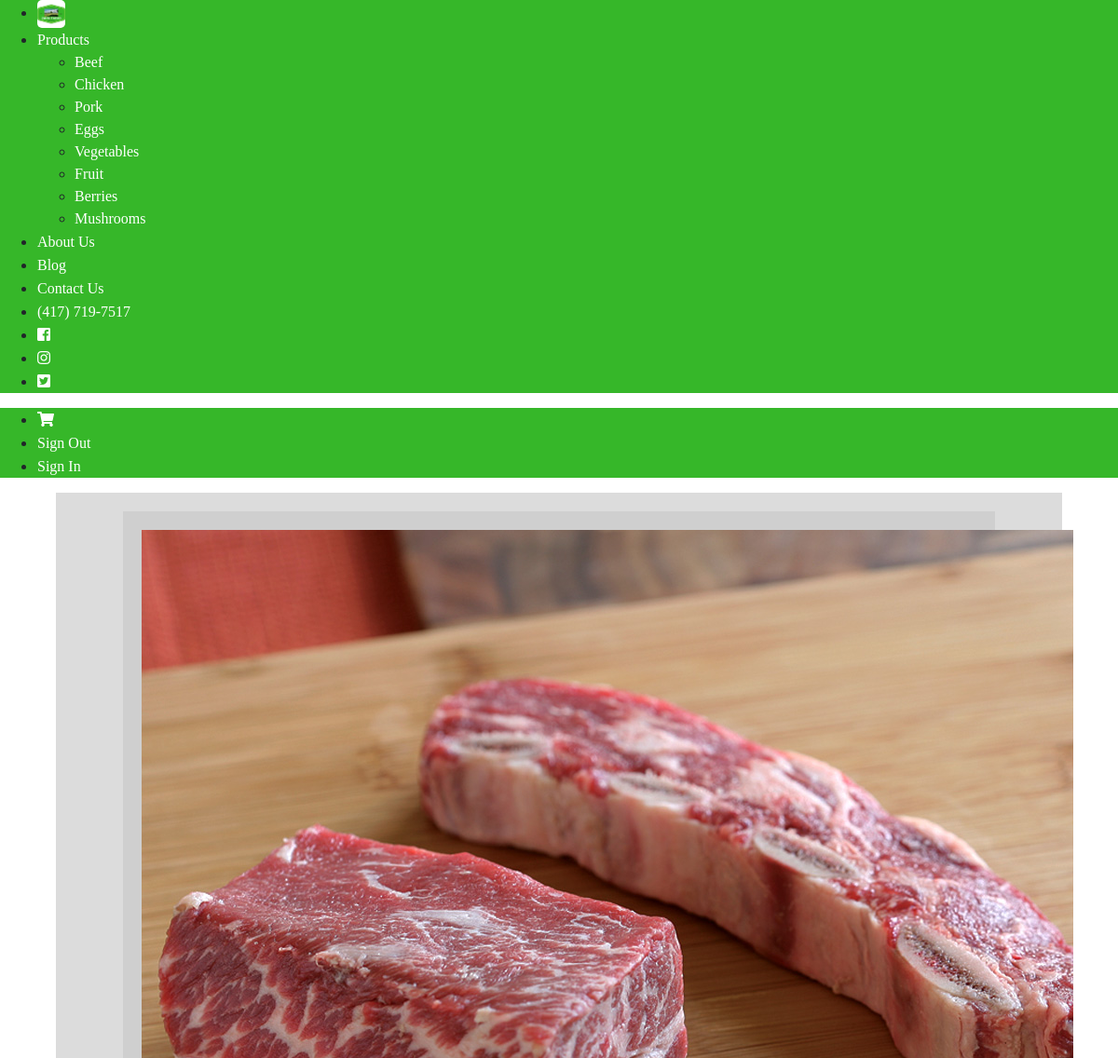
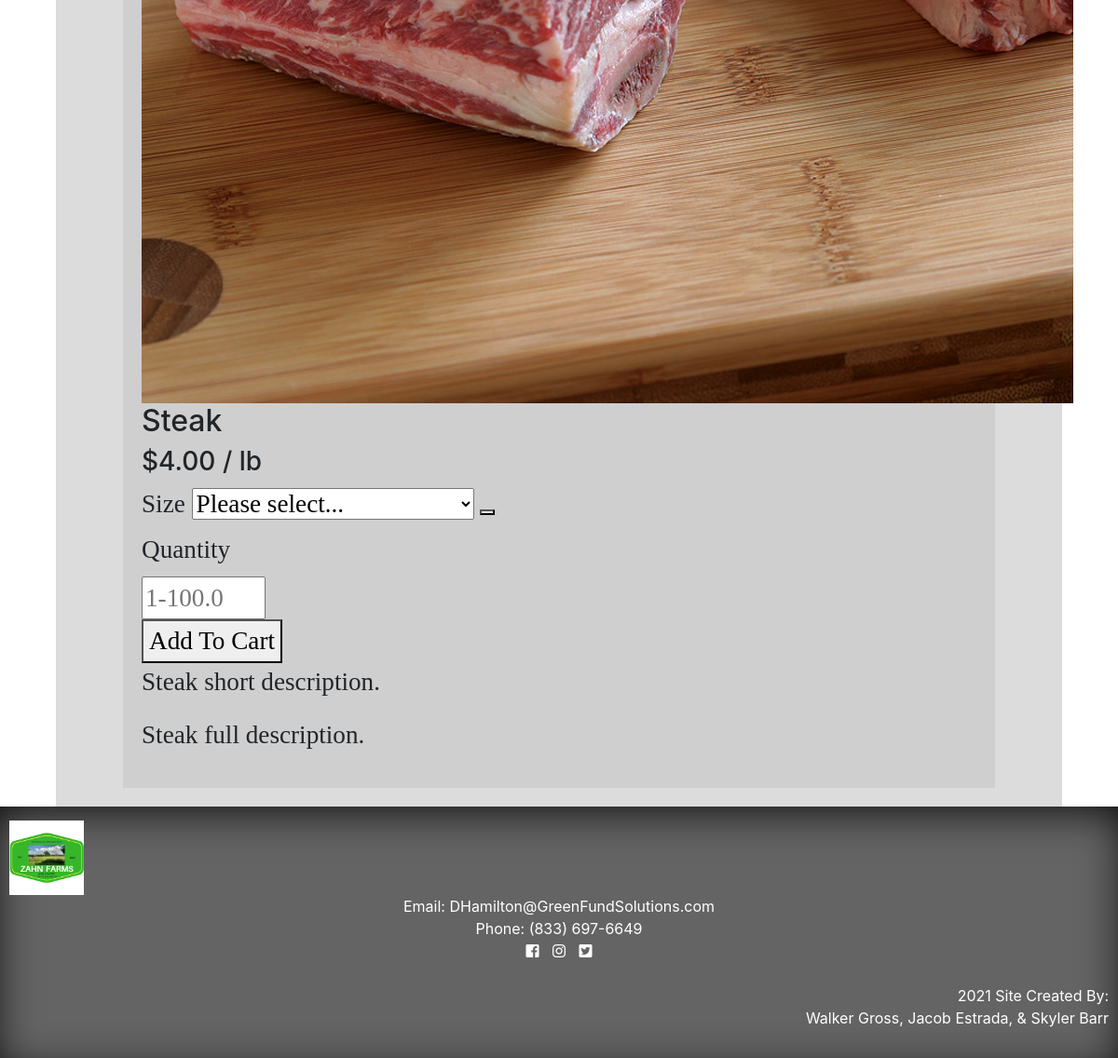
Page /product/?catID=41&prodID=4 on the committed database (2 pictures, top to bottom).
### tables this page shows
CREATE TABLE `categories` (
  `catID` int(11) NOT NULL,
  `catName` varchar(25) NOT NULL,
  `image` varchar(255) NOT NULL,
  `hide` tinyint(1) NOT NULL
);

CREATE TABLE `products` (
  `productID` int(11) NOT NULL,
  `productName` varchar(50) NOT NULL,
  `portionsID` int(11) NOT NULL,
  `price` decimal(10,2) DEFAULT NULL,
  `qty` decimal(10,1) DEFAULT NULL,
  `shortDesc` varchar(255) DEFAULT NULL,
  `fullDesc` varchar(255) DEFAULT NULL,
  `catID` int(11) NOT NULL,
  `image` varchar(255) NOT NULL,
  `sizeID` int(11) DEFAULT NULL,
  `outOfSeason` tinyint(1) NOT NULL,
  `hide` tinyint(1) NOT NULL
);

CREATE TABLE `portions` (
  `portionsID` int(11) NOT NULL,
  `portionsName` varchar(25) NOT NULL,
  `portionsDesc` varchar(10) DEFAULT NULL
);

### models/products_db.php (called while the page is built, shortened)
<?php
function getAllCategories(){
    global $db;
    $sql = "SELECT * FROM categories WHERE hide = 0";
    $qry = $db->query($sql);
    $aryCat = $qry->fetchAll();
    return $aryCat;
}
function prodByID($prodID){
    global $db;
    $sql = "select * from products where productID = $prodID";
    $qry = $db->query($sql);
    $product = $qry->fetch();
    return $product;
}
function portionByID($portionID){
    global $db;
    $sql = "SELECT * FROM `portions` WHERE `portionsID` = $portionID";
    $qry = $db->query($sql);
    $portion = $qry->fetch();
    return $portion;
}

### models/requests.php (called while the page is built, shortened)
<?php
$prodID = filter_input(INPUT_GET, "prodID");
?>

### product/product.php (the view, shortened to what this page needs)
<?php
$prod = prodByID($prodID);
$portion = portionByID($prod['portionsID']);
?>
<div class="uk-grid-small uk-flex-center uk-text-center content-container" style="width:90%; margin:auto" uk-grid>
  <div class="uk-card uk-card-default uk-width-1-2@s">
    <img src="../images/<?=$prod['image']?>" alt="<?=$prod['productName']?> Image">
  </div>
  <div class="uk-width-1-2@s">
    <h2>
      <?=$prod['productName']?>
    </h2>
    <h3 id="price">
      $<?=$prod['price']?> <?=$portion['portionsDesc']?>
    </h3>
    <form class="uk-form-stacked" action="product.php" method="get">
      <div class="uk-grid-small uk-child-width-1-1@m uk-flex-center uk-text-center" uk-grid>
        <?php
        if($prod['sizeID'] != null){
        ?>
        <div class="uk-card">
          <div uk-form-custom="target: > * > span:first-child">
            <label class="uk-form-label">Size</label>
            <select name="size" onchange="sizePrice(this)">
              <option selected disabled>Please select...</option>
            </select>
            <button class="uk-button uk-button-default" type="button" tabindex="-1">
            </button>
          </div>
        </div>
        <div class="uk-card  uk-width-expand">
          <label class="uk-form-label" for="form-stacked-text">Quantity</label>
          <div class="uk-form-controls uk-width-1-3" style="margin:auto">
            <input class="uk-input uk-text-center" id="form-stacked-text" type="number" placeholder="1-<?=$prod['qty']?>" min="1" max="<?=$prod['qty']?>" name="qty" tabindex="1">
          </div>
        </div>
        <div class="uk-card">
          <button class="uk-button uk-button-default" type="submit" tabindex="2">Add To Cart</button>
        </div>
        <?php
        }
        ?>
      </div>
    </form>
    <div class="uk-card uk-card-default uk-card-body uk-width-expand product-desc-short">
    <p><?=$prod['shortDesc']?></p>
  </div>
  </div>
  <div class="uk-card uk-card-default uk-card-body uk-width-expand product-desc-full">
    <p><?=$prod['fullDesc']?></p>
  </div>
</div>

### views/header.php (shortened to what this page needs)
<!DOCTYPE html>
<html lang="en">
<head>
  <link rel="stylesheet" href="https://stackpath.bootstrapcdn.com/bootstrap/4.1.3/css/bootstrap.min.css">
  <link rel="stylesheet" href="https://use.fontawesome.com/releases/v5.5.0/css/all.css">
  <link rel="stylesheet" href="https://cdn.jsdelivr.net/npm/uikit@3.6.17/dist/css/uikit.min.css" />
  <link rel="stylesheet" href="../views/styles.css">
</head>
<body>
    <?php
        include "../models/db.php";
        include "../models/products_db.php";
        include "../views/navbar.php";
    ?>

### views/navbar.php
<div class="no-print" uk-sticky="sel-target: .uk-navbar-container; cls-active: uk-navbar-sticky">
    <nav class="uk-navbar-container" uk-navbar>
        <div class="uk-navbar-left">
            <ul class="uk-navbar-nav">
                <li>
                    <a class="uk-logo" href="../product/">
                        <img src="../images/Zahn Farms Logo.jpg" alt="Zahn Farms Logo">
                    </a>
                </li>
                <li>
                    <a href="../product/">Products</a>
                    <div class="uk-navbar-dropdown" delay-hide="250">
                        <ul class="uk-nav uk-navbar-dropdown-nav">
                            <?php
                            $aryCat = getAllCategories();
                            foreach($aryCat as $cat){
                            ?>
                            <li><a href="?catID=<?=$cat['catID']?>"><?=$cat['catName']?></a></li>
                            <?php
                            }
                            ?>
                        </ul>
                    </div>
                </li>
                <li><a href="../aboutUs/aboutUs.php">About Us</a></li>
                <li><a href="../aboutUs/latestNews.php">Blog</a></li>
                <li><a href="../aboutUS/contact.php">Contact Us</a></li>
                <li><a href="tel:417-719-7517" class="navContact">(417) 719-7517</a></li>
                <li><a href="https://www.facebook.com/ZahnFarms/" target="_blank"><i
                            class="fab fa-facebook-square"></i></a></li>
                <li><a href="#" target="_blank"><i class="fab fa-instagram"></i></a></li>
                <li><a href="https://twitter.com/ag_select" target="_blank"><i class="fab fa-twitter-square"></i></a>
                </li>
            </ul>
        </div>
        <div class="uk-navbar-right">
            <ul class="uk-navbar-nav">
                <li><a href="../product/cart.php"><i class="fas fa-shopping-cart"></i></a></li>
                <li><a href="?lo=y" class='nav' id='lo'>Sign Out</a></li>
                <li><a href="../admin/">Sign In</a></li>
            </ul>
        </div>
    </nav>
</div>

### product/index.php (shortened to what this page needs)
<?php
include "../views/header.php";
include '../models/requests.php';
echo"<div class='content-container'>";
if (!isset($catID)){
    include "categories.php";
}
else if (!isset($prodID)) {
    include "products.php";
}
else {
    include "product.php";
}
echo"</div>";
include "../views/footer.php";
?>

### views/footer.php (shortened to what this page needs)
<footer class="footer no-print">
    <div class="footerImg">
      <a href="../product"><img src="../images/Zahn Farms Logo.jpg" alt="Zahn Farms Logo" style="height: 80px;"> </a>
    </div>
    <div class="socialMediaFooter">
      <a href="mailto:DHamilton@GreenFundSolutions.com">Email: DHamilton@GreenFundSolutions.com</a>
      <br>
      <a href="tel:833-697-6649" class="navContact">Phone: (833) 697-6649</a>
      <br>
      <a href="https://www.facebook.com/AgSelectUSA/" target="_blank"><i class="fab fa-facebook-square"></i></a>
      <a href="#" target="_blank"><i class="fab fa-instagram"></i></a>
      <a href="https://twitter.com/ag_select" target="_blank"><i class="fab fa-twitter-square"></i></a>
    </div>
    <div class="footerCopyright">
      <br>
      <p>
        2021 Site Created By: <br>Walker Gross, Jacob Estrada, & Skyler Barr
      </p>
    </div>
  </footer>
</body>
</html>

### views/styles.css (style rules this page uses)
html, body { background-image: url("../images/barnWood.jpg"); background-size: cover; height:100%; padding:0px; }
.uk-navbar-nav { background-color: rgb(54, 183, 41); }
.uk-navbar-nav>li>a { font-family: 'Caveat Brush', cursive; font-weight: 500; font-size: 1em; }
.uk-navbar-dropdown { background-color: rgb(54, 183, 41); font-family: 'Caveat Brush', cursive; }
nav a, nav a:hover { color: white !important; text-decoration: none; }
nav img { height: 30px; border-radius: 5px; }
.content-container { background-color: rgba(201, 201, 201, 0.644); width: 90%; margin:auto; margin-top:0px; padding:20px; }
.uk-card { font-family: 'Caveat Brush', cursive; font-size: 1.7em; background-color: rgba(1,1,1,0) }
footer { background-color: rgb(100, 100, 100); display: flex; flex-direction: row; justify-content: space-between; color: white; padding: 15px 0px; box-shadow: 0px 10px 50px -10px black inset; }
footer div { flex: 1 1 300px; }
footer a { color: white; }
.footerImg { padding-left: 10px; }
.socialMediaFooter { text-align: center; }
.socialMediaFooter .fab { padding: 0px 5px; }
.footerCopyright { text-align: right; padding-right: 10px; padding-bottom: 0px; }
.no-print { display: block; }

### rows in the picture
categories: catName "Beef"
categories: catName "Chicken"
categories: catName "Pork"
categories: catName "Eggs"
categories: catName "Vegetables"
categories: catName "Fruit"
categories: catName "Berries"
categories: catName "Mushrooms"
products: image (picture), productName "Steak", price "4.00", qty "1-100.0", shortDesc "Steak short description.", fullDesc "Steak full description."
portions: portionsDesc "/ lb"
